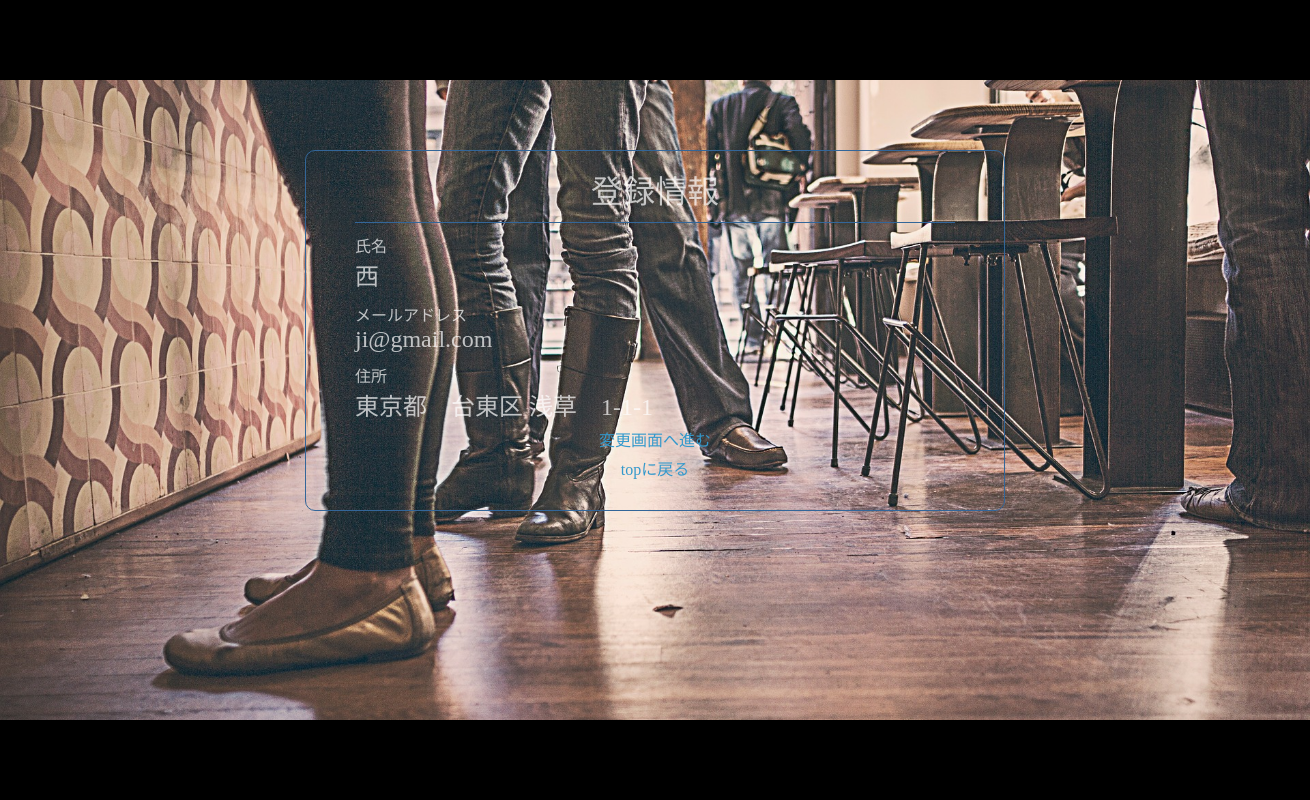
Page /phpnew/mypage.php (signed in) on the committed database.
### tables this page shows
CREATE TABLE `user` (
  `id` int(11) NOT NULL,
  `name` varchar(50) NOT NULL,
  `email` varchar(100) NOT NULL,
  `pass` varchar(64) NOT NULL,
  `address` varchar(100) NOT NULL,
  `role` int(11) NOT NULL
);

### phpnew/mypage.php (the view, shortened to what this page needs)
<?php session_start();
$id = $_SESSION['id'];
$dsn = "mysql:host=localhost; dbname=lunch; charset=utf8";
$username = "root";
$password = "root";
try{
    $dbh = new PDO($dsn, $username, $password);
} catch (PDOException $e) {
    $msg = $e->getMessage();
}
$sql = "SELECT * FROM user WHERE id = :id";
$stmt = $dbh->prepare($sql);
$stmt->bindValue(':id', $id);
$stmt->execute();
$member = $stmt->fetch();
?>
<!DOCTYPE html>
<html>
<head>
  <link rel="stylesheet" type="text/css" href="css/mypage.css">
</head>
<body>
  <header></header>
  <div class="backphoto">
  <div class="pagegroup">
	<div class="page">
		<h1>登録情報</h1>
    <div>
      <ul class="ulgroup">
        <li>
          <p>氏名</p>
          <h2><?php echo htmlspecialchars($member["name"])?></h2>
        </li>
        <li>
          <p>メールアドレス</p>
          <h2><?php echo htmlspecialchars($member["email"])?></h2>
        </li>
        <li>
          <p>住所</p>
          <h2><?php echo htmlspecialchars($member["address"]) ?></h2>
        </li>
         <div class="confirm">
    <a href="edit.php">変更画面へ進む</a>
  </div>
  <div class="confirm">
    <a href="index.php">topに戻る</a>
  </div>
      </ul>
    </div>
	</div>
  </div>
  </div>
  <footer></footer>
</body>
</html>

### phpnew/css/mypage.css (style rules this page uses)
body, h1, h2, h3, h4, h5, h6, p, address, ul, ol, li, dl, dt, dd, img, form, table, tr, th, td { margin: 0; padding: 0; border: none; font-style: normal; font-weight: normal; text-align: left; list-style-type: none; border-collapse: collapse; }
a { text-decoration: none; }
body { font-family:'roboto','Hiragino Kaku Gothic Pro','ヒラギノ角ゴ Pro W3','メイリオ',Meiryo,Osaka,'ＭＳ Ｐゴシック',Arial,sans-serif; }
* { -webkit-box-sizing: border-box; -moz-box-sizing: border-box; -o-box-sizing: border-box; -ms-box-sizing: border-box; box-sizing: border-box; }
.page { width: 700px; border: solid 1px #336699 ; border-radius: 10px; margin: auto; }
.pagegroup { width: 1300px; margin: 0 auto; padding-top: 70px }
.ulgroup { margin: 0 auto; width: 600px; margin-top: 10px; margin-bottom: 30px; border-top: solid 1px #336699 ; }
li { margin-top: 10px; }
.confirm { text-align: center; margin-top: 5px }
h1 { text-align: center; margin-top: 15px; opacity: 0.7; color: white }
p { opacity: 0.7; color: white }
h2 { opacity: 0.7; color: white }
.backphoto { background-image: url("../photo/bar.jpg"); height: 80vh; width: auto; background-size: auto 100%; background-position: center ; background-repeat: no-repeat; background-size: cover; position: relative; }
a { color: #3399cc }
header { background-color: black; height: 10vh }
footer { background-color: black; height: 10vh }

### rows in the picture
user: name "西", email "ji@gmail.com", address "東京都 台東区 浅草 1-1-1"
